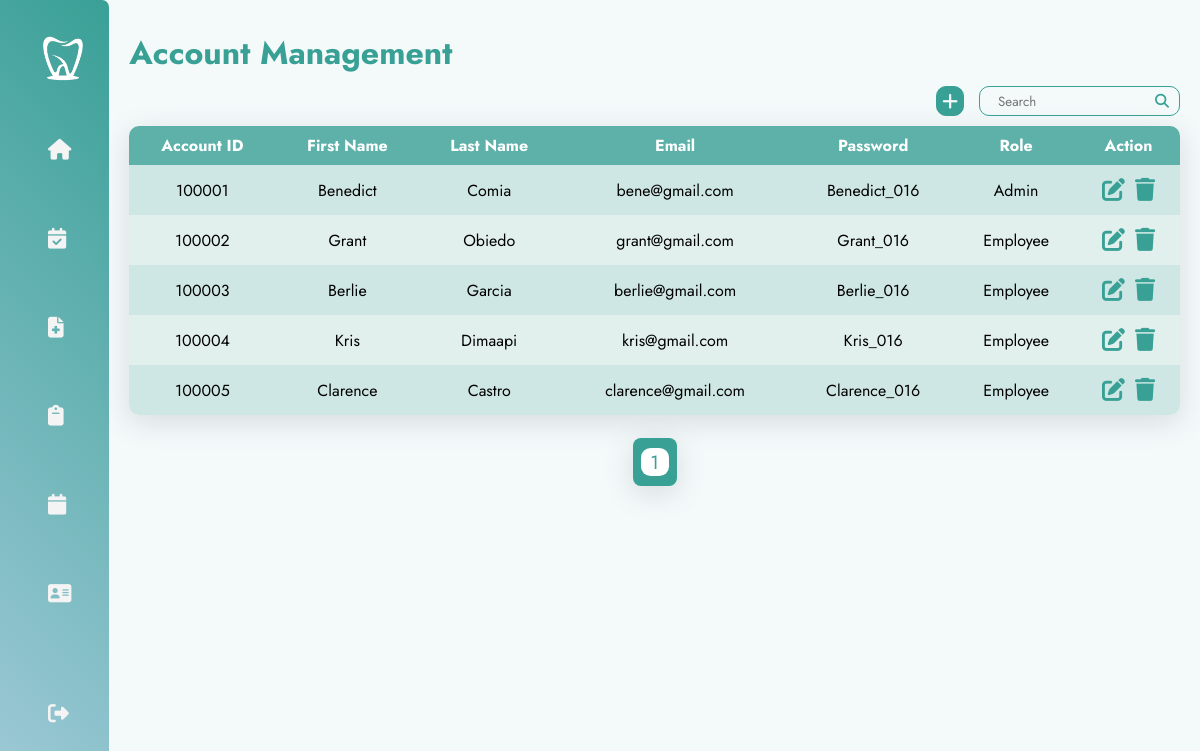
/pages/accountManagement.php (signed in), run on the app's committed database.
### tables this page shows
CREATE TABLE `accounts` (
  `accountID` int(10) NOT NULL,
  `accFirstName` varchar(100) NOT NULL,
  `accLastName` varchar(100) NOT NULL,
  `accEmail` varchar(100) NOT NULL,
  `accPassword` varchar(20) NOT NULL,
  `accRole` varchar(20) DEFAULT NULL
);

### pages/accountManagement.php (the view, shortened to what this page needs)
<?php
  include("../phpFiles/dbConnect.php");
  $searchKeyword = isset($_GET['searchKeyword']) ? $_GET['searchKeyword'] : '';
  $recordPerPage = 13;
    if (isset($_GET["page"])) {
        $page = $_GET["page"];
    }
    else {
        $page = 1;
    }
  $startPage = ($page-1) * $recordPerPage;
  $sql = "SELECT accountID, accFirstName, accLastName, accEmail,  accPassword, accRole FROM accounts";
  $sql .= " LIMIT $startPage, $recordPerPage;";
  $result = $conn->query($sql);
?>
<!DOCTYPE html>
<html lang="en">
<head>
    <?php include("../pages/header.php");?>
    <link rel="stylesheet" href="../styles/transaction.css">
</head>
<body>
    <div class="container">
        <?php include('adminSidebar.php'); ?>
        <main>
          <h1>Account Management</h1>
          <div class="main-content">
            <div class="contain">
            <div class="button">
                        <a href="addAccount.php"><i class="fa-solid fa-plus"></i></a>
                    </div>
              <form action="<?php echo htmlspecialchars($_SERVER["PHP_SELF"]); ?>" method="get" class="search">
                <input type="text" name="searchKeyword" value="<?php echo $searchKeyword; ?>" placeholder="  Search">
                <i class="fa-solid fa-magnifying-glass"></i>
              </form>
            </div>
            <?php
              echo "<table>";
              echo "<tr><th>Account ID</th><th>First Name</th><th>Last Name</th><th>Email</th><th>Password</th><th>Role</th><th>Action</th>";
              if ($result->num_rows > 0) {
                  while ($row = $result->fetch_assoc()) {
                    echo "<tr>";
                    echo "<td>" . $row["accountID"] . "</td>";
                    echo "<td>" . $row["accFirstName"] . "</td>";
                    echo "<td>" . $row["accLastName"] . "</td>";
                    echo "<td>" . $row["accEmail"] . "</td>";
                    echo "<td>" . $row["accPassword"] . "</td>";
                    echo "<td>" . $row["accRole"] . "</td>";
                    echo "<td>
                            <div class='action-buttons'>
                                <button class='edit'><a href='./editAccount.php?accountID=$row[accountID]'><i class='fas fa-edit'></i></a></button>
                                <button class='delete'><a href='./deleteAccount.php?accountID=$row[accountID]'><i class='fa-solid fa-trash'></i></a></button>
                          </td>";
                    echo "</tr>";
                  }
                  echo "</div>";
                  echo "</table><br>";
              } else {
                  echo "<tr><td colspan = '7' id = 'noRes'>No Results</td></tr>";
                  echo "</table><br>";
              }
            ?>
          </div>
          <div class = "paginationCont">
              <div class = "paginationMain">
                  <?php
                      include("../pages/pagination.php");
                  ?>
              </div>
          </div>
</body>
</html>

### styles/transaction.css (style rules this page uses)
:root { --bg: #f4fafa; --bg-darker: #eaf4f3; --teal: #38a095; --lightgreen: #cce1df; --lightblue: #90cac4; --blue: #8edaf1; }
* { margin: 0; padding: 0; outline: none; border: none; text-decoration: none; box-sizing: border-box; font-family: "Jost", sans-serif; }
body { background: var(--bg); }
.container { display: flex; }
main { position: relative; padding: 20px; width: calc(100% - 100px); }
.contain { height: 30px; display: flex; justify-content: flex-end; gap: 15px; }
.button, .search { font-size: 1.2em; background: none; }
.search { display: flex; border: 1px solid var(--teal); border-radius: 10px; padding-left: 10px; }
.search input { background: none; }
.search i { color: var(--teal); font-size: 14px; padding: 0 10px 0 5px; align-self: center; }
.button { background: var(--teal); border: 1px solid var(--teal); border-radius: 10px; padding: 0 5px; }
.button a, .button input { font-size: 18px; color: var(--bg); text-align:center }
h1 { padding: 10px 0; color: var(--teal); }
.main-content { text-align: center; }
table { overflow: hidden; border-radius: 10px; margin-top: 10px; border-collapse: collapse; width: 100%; box-shadow: rgba(100, 100, 111, 0.2) 0px 7px 29px 0px; }
th, td { padding: 8px; text-align: center; word-wrap: break-word; }
th { background-color: #5EB1A9; color: white; }
tr:nth-child(even) { background-color: #CFE7E4; }
tr:nth-child(odd) { background-color: #E1EFED; }
.action-buttons { display: flex; gap: 10px; align-items: center; justify-content: center; }
.action-buttons button { font-size: 23px; background-color:transparent; color: #38a095; }
.fa-trash:before { color: #38a095; }
.fa-edit:before { color: #38a095; }
.paginationCont { display: flex; justify-content: center; align-items: center; }
.paginationMain { display: flex; justify-content: center; align-items: center; height: 3em; border-radius: 0.5rem; background-color: #38a095; color: white; box-shadow: rgba(100, 100, 111, 0.2) 0px 7px 29px 0px; padding: 0.5em }

### styles/sidebar.css (style rules this page uses)
* { font-family: 'Jost', sans-serif; }
:root { --green: #39a096; --lightblue: #a0cad8; --white: #f4f4f4; --darkwhite: #f4fafa; }

### data on the page
accounts: accountID "100001", accFirstName "Benedict", accLastName "Comia", accEmail "bene@gmail.com", accPassword "Benedict_016", accRole "Admin"
accounts: accountID "100002", accFirstName "Grant", accLastName "Obiedo", accEmail "grant@gmail.com", accPassword "Grant_016", accRole "Employee"
accounts: accountID "100003", accFirstName "Berlie", accLastName "Garcia", accEmail "berlie@gmail.com", accPassword "Berlie_016", accRole "Employee"
accounts: accountID "100004", accFirstName "Kris", accLastName "Dimaapi", accEmail "kris@gmail.com", accPassword "Kris_016", accRole "Employee"
accounts: accountID "100005", accFirstName "Clarence", accLastName "Castro", accEmail "clarence@gmail.com", accPassword "Clarence_016", accRole "Employee"
